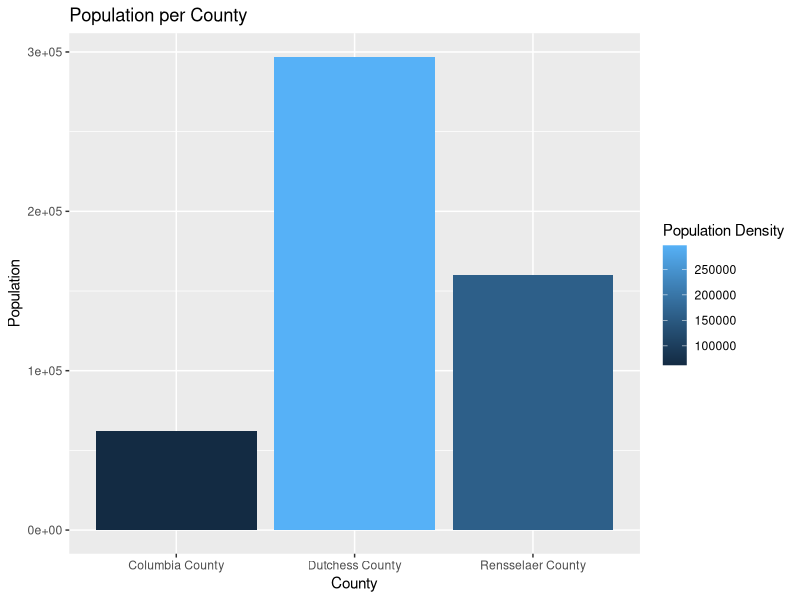
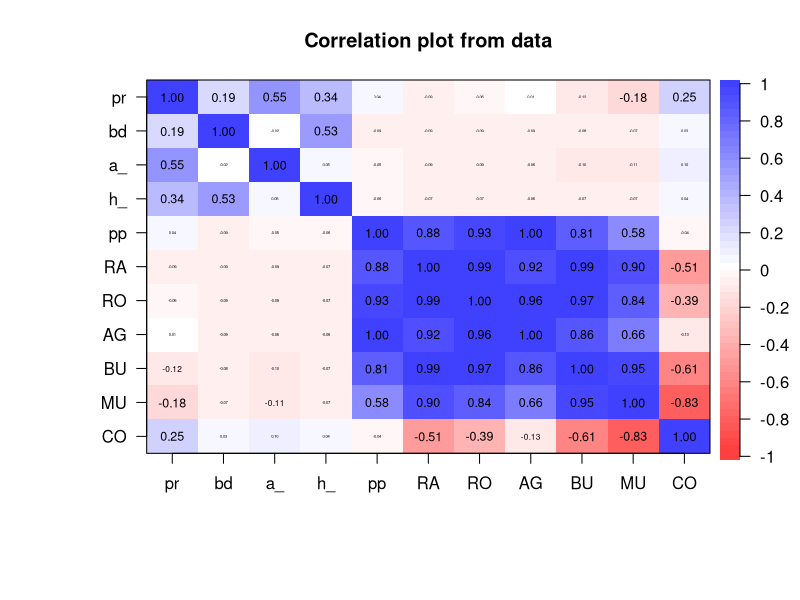

The R source for these figures, in order:
## ---- chunk 1
library(ggplot2)
library(dplyr)
data = read.csv("housing_clean.csv")
eda = subset(data,select = c("county", "population"))
eda2 = subset(eda, county==c("Columbia County", "Dutchess County", "Rensselaer County"))
eda2 = unique(eda2)
head(eda2)
## ---- chunk 2
ggplot(data=eda2, aes(x=population, y=county)) +
  geom_bar(stat='identity', aes(fill=population)) +
  coord_flip() +
  theme_grey() + 
  scale_fill_gradient(name="Population Density") +
  labs(title="Population per County", y="County", x="Population") +
  geom_hline(yintercept = mean(data$population), size=1, color='blue')
## ---- chunk 3
head(data)
## ---- chunk 4
glimpse(data)
## ---- chunk 5
library("psych")

df = data[,c("price", "bed", "acre_lot", "house_size", "population", "RAPE", "ROBBERY", "AGASSLT", "BURGLRY", "MURDER", "COVIND")]
res = cor(df)
res

corPlot(df, numbers=TRUE, cex=0.5, MAR=7, min.length = 2)
## ---- chunk 6
which(is.na(data))
